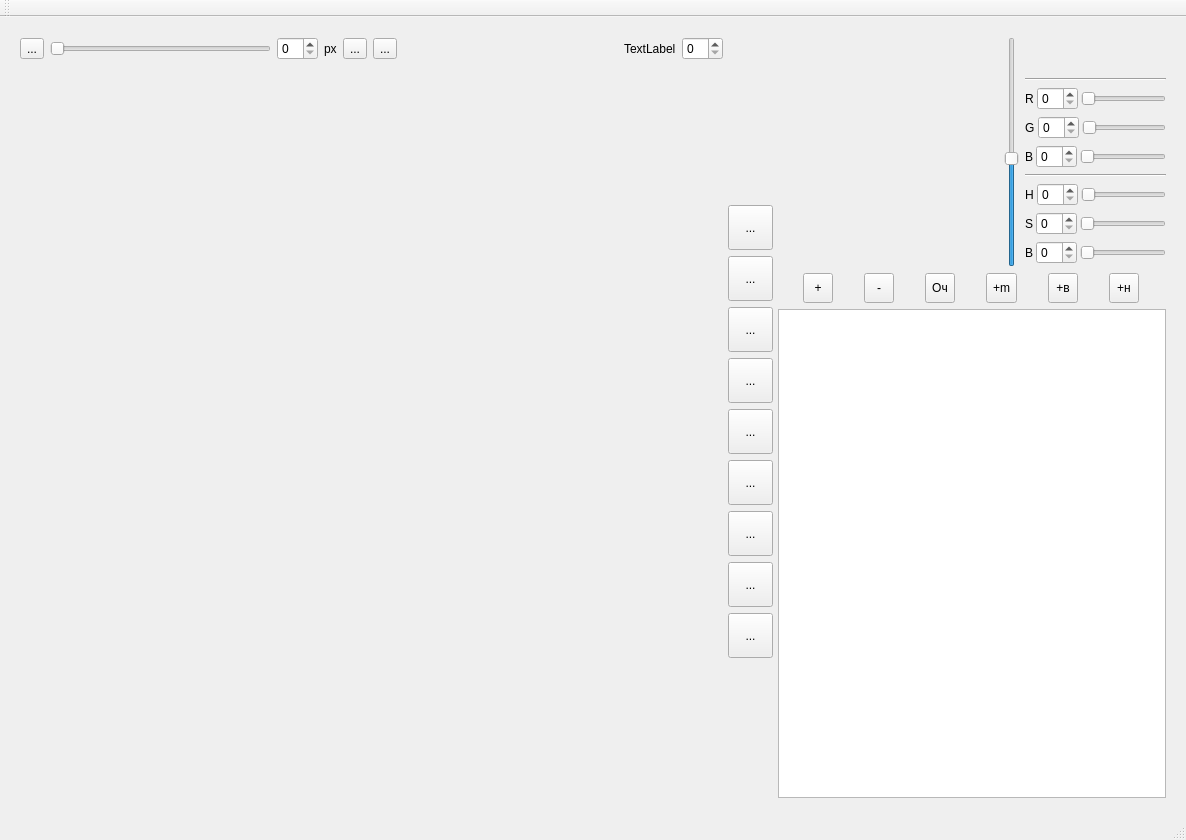
<?xml version="1.0" encoding="UTF-8"?>
<ui version="4.0">
 <class>MainWindow</class>
 <widget class="QMainWindow" name="MainWindow">
  <property name="geometry">
   <rect>
    <x>0</x>
    <y>0</y>
    <width>1186</width>
    <height>840</height>
   </rect>
  </property>
  <property name="windowTitle">
   <string>MainWindow</string>
  </property>
  <widget class="QWidget" name="centralWidget">
   <property name="minimumSize">
    <size>
     <width>0</width>
     <height>0</height>
    </size>
   </property>
   <property name="font">
    <font>
     <kerning>true</kerning>
    </font>
   </property>
   <layout class="QGridLayout" name="gridLayout">
    <property name="sizeConstraint">
     <enum>QLayout::SetDefaultConstraint</enum>
    </property>
    <property name="leftMargin">
     <number>10</number>
    </property>
    <property name="topMargin">
     <number>10</number>
    </property>
    <property name="rightMargin">
     <number>10</number>
    </property>
    <property name="bottomMargin">
     <number>10</number>
    </property>
    <property name="spacing">
     <number>5</number>
    </property>
    <item row="0" column="0">
     <widget class="QScrollArea" name="scrollArea">
      <property name="font">
       <font>
        <kerning>true</kerning>
       </font>
      </property>
      <property name="frameShape">
       <enum>QFrame::NoFrame</enum>
      </property>
      <property name="lineWidth">
       <number>0</number>
      </property>
      <property name="widgetResizable">
       <bool>true</bool>
      </property>
      <widget class="QWidget" name="scrollAreaWidgetContents">
       <property name="geometry">
        <rect>
         <x>0</x>
         <y>0</y>
         <width>1166</width>
         <height>755</height>
        </rect>
       </property>
       <layout class="QGridLayout" name="gridLayout_2">
        <property name="leftMargin">
         <number>10</number>
        </property>
        <property name="topMargin">
         <number>10</number>
        </property>
        <property name="rightMargin">
         <number>10</number>
        </property>
        <property name="bottomMargin">
         <number>10</number>
        </property>
        <property name="spacing">
         <number>5</number>
        </property>
        <item row="0" column="4" rowspan="2">
         <layout class="QVBoxLayout" name="verticalLayout_2">
          <property name="leftMargin">
           <number>0</number>
          </property>
          <item>
           <layout class="QHBoxLayout" name="horizontalLayout_8">
            <item>
             <widget class="ColorPallete" name="pallet" native="true">
              <property name="sizePolicy">
               <sizepolicy hsizetype="Fixed" vsizetype="Fixed">
                <horstretch>0</horstretch>
                <verstretch>0</verstretch>
               </sizepolicy>
              </property>
              <property name="minimumSize">
               <size>
                <width>220</width>
                <height>230</height>
               </size>
              </property>
             </widget>
            </item>
            <item>
             <layout class="QVBoxLayout" name="verticalLayout_3">
              <property name="leftMargin">
               <number>0</number>
              </property>
              <item>
               <widget class="QSlider" name="verticalSlider">
                <property name="sizePolicy">
                 <sizepolicy hsizetype="Fixed" vsizetype="Preferred">
                  <horstretch>0</horstretch>
                  <verstretch>0</verstretch>
                 </sizepolicy>
                </property>
                <property name="minimumSize">
                 <size>
                  <width>0</width>
                  <height>200</height>
                 </size>
                </property>
                <property name="minimum">
                 <number>0</number>
                </property>
                <property name="maximum">
                 <number>255</number>
                </property>
                <property name="value">
                 <number>120</number>
                </property>
                <property name="orientation">
                 <enum>Qt::Vertical</enum>
                </property>
               </widget>
              </item>
             </layout>
            </item>
            <item>
             <layout class="QVBoxLayout" name="verticalLayout_10">
              <item>
               <widget class="ColorOne" name="widColor" native="true">
                <property name="sizePolicy">
                 <sizepolicy hsizetype="Preferred" vsizetype="Fixed">
                  <horstretch>0</horstretch>
                  <verstretch>0</verstretch>
                 </sizepolicy>
                </property>
                <property name="minimumSize">
                 <size>
                  <width>0</width>
                  <height>35</height>
                 </size>
                </property>
               </widget>
              </item>
              <item>
               <widget class="Line" name="line_2">
                <property name="orientation">
                 <enum>Qt::Horizontal</enum>
                </property>
               </widget>
              </item>
              <item>
               <layout class="QHBoxLayout" name="horizontalLayout_3">
                <property name="spacing">
                 <number>3</number>
                </property>
                <item>
                 <widget class="QLabel" name="label_5">
                  <property name="text">
                   <string>R</string>
                  </property>
                 </widget>
                </item>
                <item>
                 <widget class="QSpinBox" name="spinBox_3"/>
                </item>
                <item>
                 <widget class="QSlider" name="horizontalSlider_4">
                  <property name="orientation">
                   <enum>Qt::Horizontal</enum>
                  </property>
                 </widget>
                </item>
               </layout>
              </item>
              <item>
               <layout class="QHBoxLayout" name="horizontalLayout_9">
                <property name="spacing">
                 <number>3</number>
                </property>
                <item>
                 <widget class="QLabel" name="label_3">
                  <property name="text">
                   <string>G</string>
                  </property>
                 </widget>
                </item>
                <item>
                 <widget class="QSpinBox" name="spinBox_4"/>
                </item>
                <item>
                 <widget class="QSlider" name="horizontalSlider_2">
                  <property name="orientation">
                   <enum>Qt::Horizontal</enum>
                  </property>
                 </widget>
                </item>
               </layout>
              </item>
              <item>
               <layout class="QHBoxLayout" name="horizontalLayout_2">
                <property name="spacing">
                 <number>3</number>
                </property>
                <item>
                 <widget class="QLabel" name="label_4">
                  <property name="text">
                   <string>B</string>
                  </property>
                 </widget>
                </item>
                <item>
                 <widget class="QSpinBox" name="spinBox_5"/>
                </item>
                <item>
                 <widget class="QSlider" name="horizontalSlider_3">
                  <property name="orientation">
                   <enum>Qt::Horizontal</enum>
                  </property>
                 </widget>
                </item>
               </layout>
              </item>
              <item>
               <widget class="Line" name="line_3">
                <property name="orientation">
                 <enum>Qt::Horizontal</enum>
                </property>
               </widget>
              </item>
              <item>
               <layout class="QHBoxLayout" name="horizontalLayout_10">
                <property name="spacing">
                 <number>3</number>
                </property>
                <item>
                 <widget class="QLabel" name="label_6">
                  <property name="text">
                   <string>H</string>
                  </property>
                 </widget>
                </item>
                <item>
                 <widget class="QSpinBox" name="spinBox_6"/>
                </item>
                <item>
                 <widget class="QSlider" name="horizontalSlider_5">
                  <property name="orientation">
                   <enum>Qt::Horizontal</enum>
                  </property>
                 </widget>
                </item>
               </layout>
              </item>
              <item>
               <layout class="QHBoxLayout" name="horizontalLayout_6">
                <property name="spacing">
                 <number>3</number>
                </property>
                <item>
                 <widget class="QLabel" name="label_7">
                  <property name="text">
                   <string>S</string>
                  </property>
                 </widget>
                </item>
                <item>
                 <widget class="QSpinBox" name="spinBox_7"/>
                </item>
                <item>
                 <widget class="QSlider" name="horizontalSlider_6">
                  <property name="orientation">
                   <enum>Qt::Horizontal</enum>
                  </property>
                 </widget>
                </item>
               </layout>
              </item>
              <item>
               <layout class="QHBoxLayout" name="horizontalLayout_5">
                <property name="spacing">
                 <number>3</number>
                </property>
                <item>
                 <widget class="QLabel" name="label_8">
                  <property name="text">
                   <string>B</string>
                  </property>
                 </widget>
                </item>
                <item>
                 <widget class="QSpinBox" name="spinBox_8"/>
                </item>
                <item>
                 <widget class="QSlider" name="horizontalSlider_7">
                  <property name="orientation">
                   <enum>Qt::Horizontal</enum>
                  </property>
                 </widget>
                </item>
               </layout>
              </item>
             </layout>
            </item>
           </layout>
          </item>
          <item>
           <layout class="QHBoxLayout" name="horizontalLayout">
            <property name="leftMargin">
             <number>0</number>
            </property>
            <property name="topMargin">
             <number>0</number>
            </property>
            <item>
             <widget class="QToolButton" name="tbAdd">
              <property name="minimumSize">
               <size>
                <width>30</width>
                <height>30</height>
               </size>
              </property>
              <property name="contextMenuPolicy">
               <enum>Qt::DefaultContextMenu</enum>
              </property>
              <property name="text">
               <string>+</string>
              </property>
             </widget>
            </item>
            <item>
             <widget class="QToolButton" name="tbDelete">
              <property name="minimumSize">
               <size>
                <width>30</width>
                <height>30</height>
               </size>
              </property>
              <property name="text">
               <string>-</string>
              </property>
             </widget>
            </item>
            <item>
             <widget class="QToolButton" name="tbClear">
              <property name="minimumSize">
               <size>
                <width>30</width>
                <height>30</height>
               </size>
              </property>
              <property name="text">
               <string>Оч</string>
              </property>
             </widget>
            </item>
            <item>
             <widget class="QToolButton" name="tbPlusMany">
              <property name="minimumSize">
               <size>
                <width>30</width>
                <height>30</height>
               </size>
              </property>
              <property name="text">
               <string>+m</string>
              </property>
             </widget>
            </item>
            <item>
             <widget class="QToolButton" name="tbPlusUp">
              <property name="minimumSize">
               <size>
                <width>30</width>
                <height>30</height>
               </size>
              </property>
              <property name="text">
               <string>+в</string>
              </property>
             </widget>
            </item>
            <item>
             <widget class="QToolButton" name="tbPlusDown">
              <property name="minimumSize">
               <size>
                <width>30</width>
                <height>30</height>
               </size>
              </property>
              <property name="text">
               <string>+н</string>
              </property>
             </widget>
            </item>
           </layout>
          </item>
          <item>
           <widget class="QListWidget" name="listWidget">
            <property name="tabKeyNavigation">
             <bool>false</bool>
            </property>
            <property name="dragEnabled">
             <bool>true</bool>
            </property>
            <property name="dragDropOverwriteMode">
             <bool>true</bool>
            </property>
            <property name="dragDropMode">
             <enum>QAbstractItemView::InternalMove</enum>
            </property>
            <property name="defaultDropAction">
             <enum>Qt::MoveAction</enum>
            </property>
           </widget>
          </item>
         </layout>
        </item>
        <item row="0" column="0" colspan="3">
         <layout class="QHBoxLayout" name="horizontalLayout_7">
          <item>
           <widget class="QToolButton" name="toolButton_14">
            <property name="text">
             <string>...</string>
            </property>
           </widget>
          </item>
          <item>
           <widget class="QSlider" name="horizontalSlider">
            <property name="orientation">
             <enum>Qt::Horizontal</enum>
            </property>
           </widget>
          </item>
          <item>
           <widget class="QSpinBox" name="spinBox"/>
          </item>
          <item>
           <widget class="QLabel" name="label">
            <property name="text">
             <string>px</string>
            </property>
           </widget>
          </item>
          <item>
           <widget class="QToolButton" name="toolButton_15">
            <property name="text">
             <string>...</string>
            </property>
           </widget>
          </item>
          <item>
           <widget class="QToolButton" name="toolButton_16">
            <property name="text">
             <string>...</string>
            </property>
           </widget>
          </item>
          <item>
           <spacer name="horizontalSpacer_3">
            <property name="orientation">
             <enum>Qt::Horizontal</enum>
            </property>
            <property name="sizeHint" stdset="0">
             <size>
              <width>40</width>
              <height>20</height>
             </size>
            </property>
           </spacer>
          </item>
          <item>
           <widget class="QLabel" name="label_2">
            <property name="text">
             <string>TextLabel</string>
            </property>
           </widget>
          </item>
          <item>
           <widget class="QSpinBox" name="spinBox_2"/>
          </item>
         </layout>
        </item>
        <item row="1" column="1">
         <widget class="Plane" name="plane" native="true">
          <property name="enabled">
           <bool>true</bool>
          </property>
          <property name="sizePolicy">
           <sizepolicy hsizetype="Fixed" vsizetype="Fixed">
            <horstretch>1</horstretch>
            <verstretch>1</verstretch>
           </sizepolicy>
          </property>
          <property name="minimumSize">
           <size>
            <width>500</width>
            <height>500</height>
           </size>
          </property>
         </widget>
        </item>
        <item row="1" column="0">
         <spacer name="horizontalSpacer_2">
          <property name="orientation">
           <enum>Qt::Horizontal</enum>
          </property>
          <property name="sizeHint" stdset="0">
           <size>
            <width>40</width>
            <height>20</height>
           </size>
          </property>
         </spacer>
        </item>
        <item row="1" column="2">
         <spacer name="horizontalSpacer">
          <property name="orientation">
           <enum>Qt::Horizontal</enum>
          </property>
          <property name="sizeHint" stdset="0">
           <size>
            <width>40</width>
            <height>20</height>
           </size>
          </property>
         </spacer>
        </item>
        <item row="1" column="3">
         <layout class="QVBoxLayout" name="verticalLayout">
          <property name="leftMargin">
           <number>0</number>
          </property>
          <property name="topMargin">
           <number>0</number>
          </property>
          <item>
           <spacer name="verticalSpacer_2">
            <property name="orientation">
             <enum>Qt::Vertical</enum>
            </property>
            <property name="sizeHint" stdset="0">
             <size>
              <width>20</width>
              <height>40</height>
             </size>
            </property>
           </spacer>
          </item>
          <item>
           <widget class="QToolButton" name="toolButton_6">
            <property name="minimumSize">
             <size>
              <width>45</width>
              <height>45</height>
             </size>
            </property>
            <property name="text">
             <string>...</string>
            </property>
           </widget>
          </item>
          <item>
           <widget class="QToolButton" name="toolButton_7">
            <property name="minimumSize">
             <size>
              <width>45</width>
              <height>45</height>
             </size>
            </property>
            <property name="text">
             <string>...</string>
            </property>
           </widget>
          </item>
          <item>
           <widget class="QToolButton" name="toolButton_9">
            <property name="minimumSize">
             <size>
              <width>45</width>
              <height>45</height>
             </size>
            </property>
            <property name="text">
             <string>...</string>
            </property>
           </widget>
          </item>
          <item>
           <widget class="QToolButton" name="toolButton_11">
            <property name="minimumSize">
             <size>
              <width>45</width>
              <height>45</height>
             </size>
            </property>
            <property name="text">
             <string>...</string>
            </property>
           </widget>
          </item>
          <item>
           <widget class="QToolButton" name="toolButton_10">
            <property name="minimumSize">
             <size>
              <width>45</width>
              <height>45</height>
             </size>
            </property>
            <property name="text">
             <string>...</string>
            </property>
           </widget>
          </item>
          <item>
           <widget class="QToolButton" name="toolButton_8">
            <property name="minimumSize">
             <size>
              <width>45</width>
              <height>45</height>
             </size>
            </property>
            <property name="text">
             <string>...</string>
            </property>
           </widget>
          </item>
          <item>
           <widget class="QToolButton" name="toolButton_5">
            <property name="minimumSize">
             <size>
              <width>45</width>
              <height>45</height>
             </size>
            </property>
            <property name="text">
             <string>...</string>
            </property>
           </widget>
          </item>
          <item>
           <widget class="QToolButton" name="toolButton_3">
            <property name="minimumSize">
             <size>
              <width>45</width>
              <height>45</height>
             </size>
            </property>
            <property name="text">
             <string>...</string>
            </property>
           </widget>
          </item>
          <item>
           <widget class="QToolButton" name="toolButton">
            <property name="minimumSize">
             <size>
              <width>45</width>
              <height>45</height>
             </size>
            </property>
            <property name="text">
             <string>...</string>
            </property>
           </widget>
          </item>
          <item>
           <spacer name="verticalSpacer">
            <property name="orientation">
             <enum>Qt::Vertical</enum>
            </property>
            <property name="sizeHint" stdset="0">
             <size>
              <width>20</width>
              <height>40</height>
             </size>
            </property>
           </spacer>
          </item>
         </layout>
        </item>
       </layout>
      </widget>
     </widget>
    </item>
   </layout>
  </widget>
  <widget class="QMenuBar" name="menuBar">
   <property name="geometry">
    <rect>
     <x>0</x>
     <y>0</y>
     <width>1186</width>
     <height>26</height>
    </rect>
   </property>
  </widget>
  <widget class="QToolBar" name="mainToolBar">
   <attribute name="toolBarArea">
    <enum>TopToolBarArea</enum>
   </attribute>
   <attribute name="toolBarBreak">
    <bool>false</bool>
   </attribute>
  </widget>
  <widget class="QStatusBar" name="statusBar"/>
 </widget>
 <layoutdefault spacing="6" margin="11"/>
 <customwidgets>
  <customwidget>
   <class>Plane</class>
   <extends>QWidget</extends>
   <header>plane.h</header>
   <container>1</container>
  </customwidget>
  <customwidget>
   <class>ColorPallete</class>
   <extends>QWidget</extends>
   <header>colorpallete.h</header>
   <container>1</container>
  </customwidget>
  <customwidget>
   <class>ColorOne</class>
   <extends>QWidget</extends>
   <header>colorone.h</header>
   <container>1</container>
  </customwidget>
 </customwidgets>
 <resources/>
 <connections/>
</ui>
